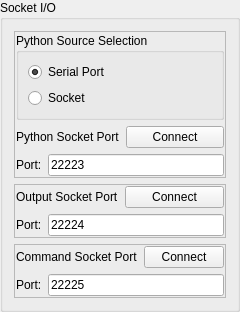
         <widget class="QGroupBox" name="groupBox_25">
          <property name="title">
           <string>Socket I/O</string>
          </property>
          <layout class="QVBoxLayout" name="verticalLayout_61">
           <item>
            <widget class="QFrame" name="frame_14">
             <property name="frameShape">
              <enum>QFrame::StyledPanel</enum>
             </property>
             <property name="frameShadow">
              <enum>QFrame::Raised</enum>
             </property>
             <layout class="QVBoxLayout" name="verticalLayout_62">
              <property name="leftMargin">
               <number>1</number>
              </property>
              <property name="topMargin">
               <number>1</number>
              </property>
              <property name="rightMargin">
               <number>1</number>
              </property>
              <property name="bottomMargin">
               <number>1</number>
              </property>
              <item>
               <widget class="QGroupBox" name="groupBox_26">
                <property name="title">
                 <string>Python Source Selection</string>
                </property>
                <layout class="QVBoxLayout" name="verticalLayout_63">
                 <item>
                  <widget class="QRadioButton" name="pythonSourceSerial">
                   <property name="text">
                    <string>Serial Port</string>
                   </property>
                   <property name="checked">
                    <bool>true</bool>
                   </property>
                  </widget>
                 </item>
                 <item>
                  <widget class="QRadioButton" name="pythonSourceSocket">
                   <property name="enabled">
                    <bool>true</bool>
                   </property>
                   <property name="text">
                    <string>Socket</string>
                   </property>
                  </widget>
                 </item>
                </layout>
               </widget>
              </item>
              <item>
               <layout class="QVBoxLayout" name="verticalLayout_58">
                <item>
                 <layout class="QHBoxLayout" name="horizontalLayout_92">
                  <item>
                   <widget class="QLabel" name="label_61">
                    <property name="text">
                     <string>Python Socket Port</string>
                    </property>
                   </widget>
                  </item>
                  <item>
                   <widget class="QPushButton" name="pythonSocketConnectButton">
                    <property name="text">
                     <string>Connect</string>
                    </property>
                   </widget>
                  </item>
                 </layout>
                </item>
                <item>
                 <layout class="QHBoxLayout" name="horizontalLayout_89">
                  <item>
                   <layout class="QHBoxLayout" name="horizontalLayout_91">
                    <item>
                     <widget class="QLabel" name="label_60">
                      <property name="text">
                       <string>Port:</string>
                      </property>
                     </widget>
                    </item>
                    <item>
                     <widget class="QLineEdit" name="pythonPortCtrl">
                      <property name="text">
                       <string>22223</string>
                      </property>
                     </widget>
                    </item>
                   </layout>
                  </item>
                 </layout>
                </item>
               </layout>
              </item>
             </layout>
            </widget>
           </item>
           <item>
            <widget class="QFrame" name="frame_15">
             <property name="frameShape">
              <enum>QFrame::StyledPanel</enum>
             </property>
             <property name="frameShadow">
              <enum>QFrame::Raised</enum>
             </property>
             <layout class="QHBoxLayout" name="horizontalLayout_107">
              <property name="leftMargin">
               <number>1</number>
              </property>
              <property name="topMargin">
               <number>1</number>
              </property>
              <property name="rightMargin">
               <number>1</number>
              </property>
              <property name="bottomMargin">
               <number>1</number>
              </property>
              <item>
               <layout class="QVBoxLayout" name="verticalLayout_59">
                <item>
                 <layout class="QHBoxLayout" name="horizontalLayout_93">
                  <item>
                   <widget class="QLabel" name="label_62">
                    <property name="text">
                     <string>Output Socket Port</string>
                    </property>
                   </widget>
                  </item>
                  <item>
                   <widget class="QPushButton" name="outputSocketConnectButton">
                    <property name="text">
                     <string>Connect</string>
                    </property>
                   </widget>
                  </item>
                 </layout>
                </item>
                <item>
                 <layout class="QHBoxLayout" name="horizontalLayout_94">
                  <item>
                   <layout class="QHBoxLayout" name="horizontalLayout_96">
                    <item>
                     <widget class="QLabel" name="label_64">
                      <property name="text">
                       <string>Port:</string>
                      </property>
                     </widget>
                    </item>
                    <item>
                     <widget class="QLineEdit" name="outputPortCtrl">
                      <property name="text">
                       <string>22224</string>
                      </property>
                     </widget>
                    </item>
                   </layout>
                  </item>
                 </layout>
                </item>
               </layout>
              </item>
             </layout>
            </widget>
           </item>
           <item>
            <widget class="QFrame" name="frame_16">
             <property name="frameShape">
              <enum>QFrame::StyledPanel</enum>
             </property>
             <property name="frameShadow">
              <enum>QFrame::Raised</enum>
             </property>
             <layout class="QHBoxLayout" name="horizontalLayout_108">
              <property name="leftMargin">
               <number>1</number>
              </property>
              <property name="topMargin">
               <number>1</number>
              </property>
              <property name="rightMargin">
               <number>1</number>
              </property>
              <property name="bottomMargin">
               <number>1</number>
              </property>
              <item>
               <layout class="QVBoxLayout" name="verticalLayout_60">
                <item>
                 <layout class="QHBoxLayout" name="horizontalLayout_97">
                  <item>
                   <widget class="QLabel" name="label_67">
                    <property name="text">
                     <string>Command Socket Port</string>
                    </property>
                   </widget>
                  </item>
                  <item>
                   <widget class="QPushButton" name="commandSocketConnectButton">
                    <property name="text">
                     <string>Connect</string>
                    </property>
                   </widget>
                  </item>
                 </layout>
                </item>
                <item>
                 <layout class="QHBoxLayout" name="horizontalLayout_98">
                  <item>
                   <layout class="QHBoxLayout" name="horizontalLayout_100">
                    <item>
                     <widget class="QLabel" name="label_69">
                      <property name="text">
                       <string>Port:</string>
                      </property>
                     </widget>
                    </item>
                    <item>
                     <widget class="QLineEdit" name="commandPortCtrl">
                      <property name="text">
                       <string>22225</string>
                      </property>
                     </widget>
                    </item>
                   </layout>
                  </item>
                 </layout>
                </item>
               </layout>
              </item>
             </layout>
            </widget>
           </item>
          </layout>
         </widget>
